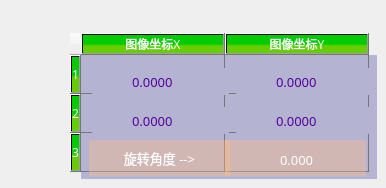
           <widget class="QWidget" name="page_4">
            <widget class="QDoubleSpinBox" name="spinImgRX2">
             <property name="geometry">
              <rect>
               <x>92</x>
               <y>107</y>
               <width>137</width>
               <height>27</height>
              </rect>
             </property>
             <property name="sizePolicy">
              <sizepolicy hsizetype="Fixed" vsizetype="Fixed">
               <horstretch>0</horstretch>
               <verstretch>0</verstretch>
              </sizepolicy>
             </property>
             <property name="minimumSize">
              <size>
               <width>96</width>
               <height>25</height>
              </size>
             </property>
             <property name="font">
              <font>
               <family>微软雅黑</family>
               <pointsize>10</pointsize>
              </font>
             </property>
             <property name="styleSheet">
              <string notr="true">QWidget{color: rgb(85, 0, 155);background-color: rgb(180, 180, 210);border:none}
QDoubleSpinBox::up-button{
    border:transparent;
}
QDoubleSpinBox::down-button{
    border:transparent;
}
QDoubleSpinBox::up-arrow{
    image:url(:/resource/up.png);
}
QDoubleSpinBox::down-arrow{
    image:url(:/resource/down.png);
}</string>
             </property>
             <property name="alignment">
              <set>Qt::AlignCenter</set>
             </property>
             <property name="decimals">
              <number>4</number>
             </property>
             <property name="minimum">
              <double>0.000000000000000</double>
             </property>
             <property name="maximum">
              <double>9999.998999999999796</double>
             </property>
             <property name="singleStep">
              <double>1.000000000000000</double>
             </property>
             <property name="value">
              <double>0.000000000000000</double>
             </property>
            </widget>
            <widget class="QDoubleSpinBox" name="spinImgRX1">
             <property name="geometry">
              <rect>
               <x>92</x>
               <y>68</y>
               <width>137</width>
               <height>27</height>
              </rect>
             </property>
             <property name="sizePolicy">
              <sizepolicy hsizetype="Fixed" vsizetype="Fixed">
               <horstretch>0</horstretch>
               <verstretch>0</verstretch>
              </sizepolicy>
             </property>
             <property name="minimumSize">
              <size>
               <width>96</width>
               <height>25</height>
              </size>
             </property>
             <property name="font">
              <font>
               <family>微软雅黑</family>
               <pointsize>10</pointsize>
              </font>
             </property>
             <property name="styleSheet">
              <string notr="true">QWidget{color: rgb(85, 0, 155);background-color: rgb(180, 180, 210);border:none}
QDoubleSpinBox::up-button{
    border:transparent;
}
QDoubleSpinBox::down-button{
    border:transparent;
}
QDoubleSpinBox::up-arrow{
    image:url(:/resource/up.png);
}
QDoubleSpinBox::down-arrow{
    image:url(:/resource/down.png);
}</string>
             </property>
             <property name="alignment">
              <set>Qt::AlignCenter</set>
             </property>
             <property name="decimals">
              <number>4</number>
             </property>
             <property name="minimum">
              <double>0.000000000000000</double>
             </property>
             <property name="maximum">
              <double>9999.998999999999796</double>
             </property>
             <property name="singleStep">
              <double>1.000000000000000</double>
             </property>
             <property name="value">
              <double>0.000000000000000</double>
             </property>
            </widget>
            <widget class="QDoubleSpinBox" name="spinImgRY2">
             <property name="geometry">
              <rect>
               <x>236</x>
               <y>107</y>
               <width>137</width>
               <height>27</height>
              </rect>
             </property>
             <property name="sizePolicy">
              <sizepolicy hsizetype="Fixed" vsizetype="Fixed">
               <horstretch>0</horstretch>
               <verstretch>0</verstretch>
              </sizepolicy>
             </property>
             <property name="minimumSize">
              <size>
               <width>96</width>
               <height>25</height>
              </size>
             </property>
             <property name="font">
              <font>
               <family>微软雅黑</family>
               <pointsize>10</pointsize>
              </font>
             </property>
             <property name="styleSheet">
              <string notr="true">QWidget{color: rgb(85, 0, 155);background-color: rgb(180, 180, 210);border:none}
QDoubleSpinBox::up-button{
    border:transparent;
}
QDoubleSpinBox::down-button{
    border:transparent;
}
QDoubleSpinBox::up-arrow{
    image:url(:/resource/up.png);
}
QDoubleSpinBox::down-arrow{
    image:url(:/resource/down.png);
}</string>
             </property>
             <property name="alignment">
              <set>Qt::AlignCenter</set>
             </property>
             <property name="decimals">
              <number>4</number>
             </property>
             <property name="minimum">
              <double>0.000000000000000</double>
             </property>
             <property name="maximum">
              <double>9999.998999999999796</double>
             </property>
             <property name="singleStep">
              <double>1.000000000000000</double>
             </property>
             <property name="value">
              <double>0.000000000000000</double>
             </property>
            </widget>
            <widget class="QDoubleSpinBox" name="spinImgRY1">
             <property name="geometry">
              <rect>
               <x>236</x>
               <y>68</y>
               <width>137</width>
               <height>27</height>
              </rect>
             </property>
             <property name="sizePolicy">
              <sizepolicy hsizetype="Fixed" vsizetype="Fixed">
               <horstretch>0</horstretch>
               <verstretch>0</verstretch>
              </sizepolicy>
             </property>
             <property name="minimumSize">
              <size>
               <width>96</width>
               <height>25</height>
              </size>
             </property>
             <property name="font">
              <font>
               <family>微软雅黑</family>
               <pointsize>10</pointsize>
              </font>
             </property>
             <property name="styleSheet">
              <string notr="true">QWidget{color: rgb(85, 0, 155);background-color: rgb(180, 180, 210);border:none}
QDoubleSpinBox::up-button{
    border:transparent;
}
QDoubleSpinBox::down-button{
    border:transparent;
}
QDoubleSpinBox::up-arrow{
    image:url(:/resource/up.png);
}
QDoubleSpinBox::down-arrow{
    image:url(:/resource/down.png);
}</string>
             </property>
             <property name="alignment">
              <set>Qt::AlignCenter</set>
             </property>
             <property name="decimals">
              <number>4</number>
             </property>
             <property name="minimum">
              <double>0.000000000000000</double>
             </property>
             <property name="maximum">
              <double>9999.998999999999796</double>
             </property>
             <property name="singleStep">
              <double>1.000000000000000</double>
             </property>
             <property name="value">
              <double>0.000000000000000</double>
             </property>
            </widget>
            <widget class="QTableWidget" name="tableWidgetR2">
             <property name="geometry">
              <rect>
               <x>70</x>
               <y>33</y>
               <width>307</width>
               <height>146</height>
              </rect>
             </property>
             <property name="font">
              <font>
               <family>微软雅黑</family>
              </font>
             </property>
             <property name="styleSheet">
              <string notr="true">QTableWidget          
{
    background-color: rgba(180, 180, 210,255);   
    border:none;
    gridline-color: rgba(100, 100, 100,200);
    color: rgba(20, 20, 20,200);
}
QTableWidget::item::selected
{   
    background-color: rgba(180, 180, 210,255); 
}
QHeaderView::section
{
    background-color: qlineargradient(x1:0, y1:0, x2:0, y2:1, stop:0 #00CD00, stop: 0.5 #00CD00,stop: 0.6 #66CD00, stop:1 #66CD00);color: white;
}
QHeaderView::section::pressed {
        color: white;
        background-color: rgb(39,106,220);
}
QScrollBar:vertical{ 
		background:#FFFFF2;
		padding-top:20px;
		padding-bottom:20px;
		padding-left:2px;
		padding-right:2px;
		border-left:1px solid #d7d7d7;}
QScrollBar::handle:vertical{
		background:#dbdbdb;
		border-radius:6px;
		min-height:20px;}
QScrollBar::handle:vertical:hover{
		background:#d0d0d0;}
QScrollBar::add-line:vertical{
		background:url(:/res/ico/down.png) center no-repeat;}
QScrollBar::sub-line:vertical{
		background:url(:/res/ico/up.png) center no-repeat;}
QScrollBar:horizontal{ 
		background:#FFFFF2;
		padding-top:20px;
		padding-bottom:20px;
		padding-left:2px;
		padding-right:2px;
		border-left:1px solid #d7d7d7;}
QScrollBar::handle:horizontal{
		background:#dbdbdb;
		border-radius:6px;
		min-height:20px;}
QScrollBar::handle:horizontal:hover{
		background:#d0d0d0;}
QScrollBar::add-line:horizontal{
		background:url(:/res/ico/right.png) center no-repeat;}
QScrollBar::sub-line:horizontal{
		background:url(:/res/ico/left.png) center no-repeat;}</string>
             </property>
             <property name="horizontalScrollBarPolicy">
              <enum>Qt::ScrollBarAsNeeded</enum>
             </property>
             <property name="gridStyle">
              <enum>Qt::SolidLine</enum>
             </property>
             <property name="rowCount">
              <number>3</number>
             </property>
             <property name="columnCount">
              <number>2</number>
             </property>
             <attribute name="horizontalHeaderMinimumSectionSize">
              <number>31</number>
             </attribute>
             <attribute name="horizontalHeaderDefaultSectionSize">
              <number>144</number>
             </attribute>
             <attribute name="verticalHeaderMinimumSectionSize">
              <number>20</number>
             </attribute>
             <attribute name="verticalHeaderDefaultSectionSize">
              <number>39</number>
             </attribute>
             <row/>
             <row/>
             <row/>
             <column>
              <property name="text">
               <string>图像坐标X</string>
              </property>
              <property name="font">
               <font>
                <family>微软雅黑</family>
                <pointsize>9</pointsize>
               </font>
              </property>
             </column>
             <column>
              <property name="text">
               <string>图像坐标Y</string>
              </property>
              <property name="font">
               <font>
                <family>微软雅黑</family>
               </font>
              </property>
             </column>
            </widget>
            <widget class="QLabel" name="label_22">
             <property name="geometry">
              <rect>
               <x>89</x>
               <y>140</y>
               <width>141</width>
               <height>36</height>
              </rect>
             </property>
             <property name="sizePolicy">
              <sizepolicy hsizetype="Preferred" vsizetype="Fixed">
               <horstretch>0</horstretch>
               <verstretch>0</verstretch>
              </sizepolicy>
             </property>
             <property name="font">
              <font>
               <family>微软雅黑</family>
               <pointsize>10</pointsize>
              </font>
             </property>
             <property name="styleSheet">
              <string notr="true">color: rgb(255, 255, 255);
background-color: rgba(255, 189, 130, 100);</string>
             </property>
             <property name="text">
              <string>旋转角度 --&gt;</string>
             </property>
             <property name="alignment">
              <set>Qt::AlignCenter</set>
             </property>
            </widget>
            <widget class="QLabel" name="label_23">
             <property name="geometry">
              <rect>
               <x>225</x>
               <y>140</y>
               <width>141</width>
               <height>36</height>
              </rect>
             </property>
             <property name="sizePolicy">
              <sizepolicy hsizetype="Preferred" vsizetype="Fixed">
               <horstretch>0</horstretch>
               <verstretch>0</verstretch>
              </sizepolicy>
             </property>
             <property name="font">
              <font>
               <family>微软雅黑</family>
               <pointsize>10</pointsize>
              </font>
             </property>
             <property name="styleSheet">
              <string notr="true">color: rgb(255, 255, 255);
background-color: rgba(255, 189, 130, 100);</string>
             </property>
             <property name="text">
              <string/>
             </property>
             <property name="alignment">
              <set>Qt::AlignCenter</set>
             </property>
            </widget>
            <widget class="QDoubleSpinBox" name="spinRotateAngle">
             <property name="geometry">
              <rect>
               <x>236</x>
               <y>146</y>
               <width>137</width>
               <height>27</height>
              </rect>
             </property>
             <property name="sizePolicy">
              <sizepolicy hsizetype="Fixed" vsizetype="Fixed">
               <horstretch>0</horstretch>
               <verstretch>0</verstretch>
              </sizepolicy>
             </property>
             <property name="minimumSize">
              <size>
               <width>80</width>
               <height>25</height>
              </size>
             </property>
             <property name="font">
              <font>
               <family>微软雅黑</family>
               <pointsize>10</pointsize>
              </font>
             </property>
             <property name="styleSheet">
              <string notr="true">QWidget{color: rgb(255, 255, 255);background-color: rgba(255, 189, 130, 0);border:none;}
QDoubleSpinBox::up-button{
    border:transparent;
}
QDoubleSpinBox::down-button{
    border:transparent;
}
QDoubleSpinBox::up-arrow{
    image:url(:/resource/up.png);
}
QDoubleSpinBox::down-arrow{
    image:url(:/resource/down.png);
}</string>
             </property>
             <property name="alignment">
              <set>Qt::AlignCenter</set>
             </property>
             <property name="decimals">
              <number>3</number>
             </property>
             <property name="minimum">
              <double>-180.000000000000000</double>
             </property>
             <property name="maximum">
              <double>180.000000000000000</double>
             </property>
             <property name="singleStep">
              <double>1.000000000000000</double>
             </property>
             <property name="value">
              <double>0.000000000000000</double>
             </property>
            </widget>
            <zorder>tableWidgetR2</zorder>
            <zorder>spinImgRX2</zorder>
            <zorder>spinImgRX1</zorder>
            <zorder>spinImgRY2</zorder>
            <zorder>spinImgRY1</zorder>
            <zorder>label_22</zorder>
            <zorder>label_23</zorder>
            <zorder>spinRotateAngle</zorder>
           </widget>
